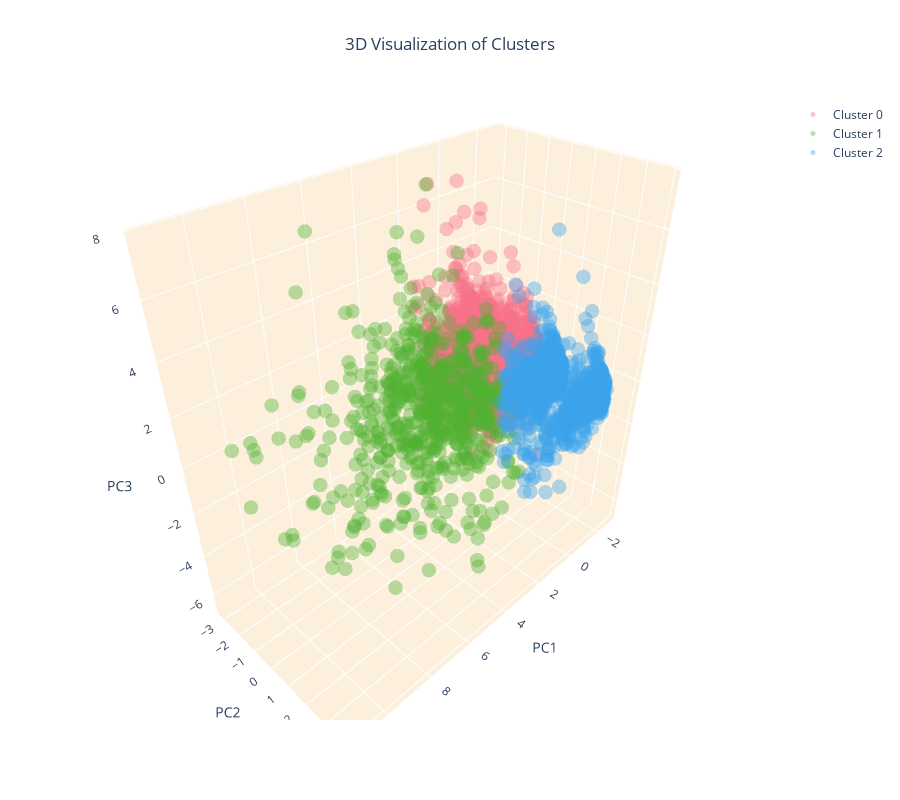

Source (notebook cell):
### Code cell
# Setting up the color scheme for the clusters (RGB order)
colours = sns.color_palette("husl", 3).as_hex()
cluster_0 = customer_data_pca_3_cluster[customer_data_pca_3_cluster['Cluster'] == 0]
cluster_1 = customer_data_pca_3_cluster[customer_data_pca_3_cluster['Cluster'] == 1]
cluster_2 = customer_data_pca_3_cluster[customer_data_pca_3_cluster['Cluster'] == 2]

# Create a 3D scatter plot
fig = go.Figure()

# Add data points for each cluster separately and specify the color
fig.add_trace(go.Scatter3d(x=cluster_0['PC1'], y=cluster_0['PC2'], z=cluster_0['PC3'], 
                           mode='markers', marker=dict(color=colours[0], size=5, opacity=0.4), name='Cluster 0'))
fig.add_trace(go.Scatter3d(x=cluster_1['PC1'], y=cluster_1['PC2'], z=cluster_1['PC3'], 
                           mode='markers', marker=dict(color=colours[1], size=5, opacity=0.4), name='Cluster 1'))
fig.add_trace(go.Scatter3d(x=cluster_2['PC1'], y=cluster_2['PC2'], z=cluster_2['PC3'], 
                           mode='markers', marker=dict(color=colours[2], size=5, opacity=0.4), name='Cluster 2'))

# Set the title and layout details
fig.update_layout(
    title=dict(text='3D Visualization of Clusters', x=0.5),
    scene=dict(
        xaxis=dict(backgroundcolor="#fcf0dc", gridcolor='white', title='PC1'),
        yaxis=dict(backgroundcolor="#fcf0dc", gridcolor='white', title='PC2'),
        zaxis=dict(backgroundcolor="#fcf0dc", gridcolor='white', title='PC3'),
    ),
    width=900,
    height=800
)

# Show the plot
fig.show()

### Figure 1 — Plotly figure (JSON) as saved in the notebook; plotly's stock layout.template omitted (floating-point values rounded to 4 significant figures; data arrays with more than 128 entries replaced by an {"elided": "..."} marker saying what was removed)
{"data": [{"marker": {"color": "#f77189", "opacity": 0.4, "size": 5}, "mode": "markers", "name": "Cluster 0", "type": "scatter3d", "x": {"elided": "2404 float values"}, "y": {"elided": "2404 float values"}, "z": {"elided": "2404 float values"}}, {"marker": {"color": "#50b131", "opacity": 0.4, "size": 5}, "mode": "markers", "name": "Cluster 1", "type": "scatter3d", "x": {"elided": "669 float values"}, "y": {"elided": "669 float values"}, "z": {"elided": "669 float values"}}, {"marker": {"color": "#3ba3ec", "opacity": 0.4, "size": 5}, "mode": "markers", "name": "Cluster 2", "type": "scatter3d", "x": {"elided": "998 float values"}, "y": {"elided": "998 float values"}, "z": {"elided": "998 float values"}}], "layout": {"height": 800, "scene": {"xaxis": {"backgroundcolor": "#fcf0dc", "gridcolor": "white", "title": {"text": "PC1"}}, "yaxis": {"backgroundcolor": "#fcf0dc", "gridcolor": "white", "title": {"text": "PC2"}}, "zaxis": {"backgroundcolor": "#fcf0dc", "gridcolor": "white", "title": {"text": "PC3"}}}, "title": {"text": "3D Visualization of Clusters", "x": 0.5}, "width": 900}}
